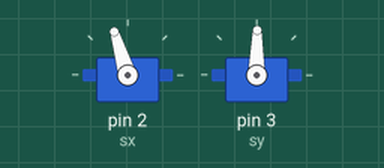
A sketch run on a simulated Arduino Uno, built with avr-gcc and run on an emulated ATmega328P. Shown: 2 × servo.

Above: at 0.15 s.
At 10.05 s:
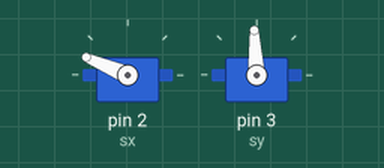
At 19.93 s:
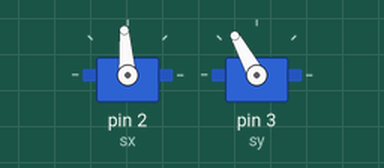
At 39.7 s:
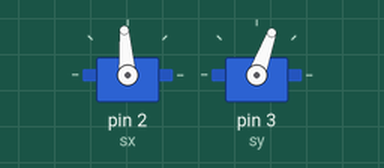
Timing chart, 0 to 40.0 s (numbered marks = the images above):
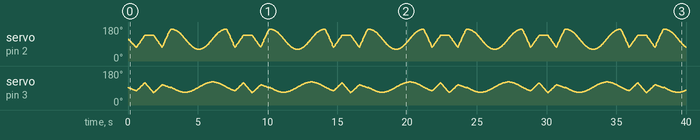

The sketch:

Obiwan.ino
```cpp
#include <Servo.h>

Servo sx;
Servo sy;
double d = 8;
double e = 2;
double cx=0;//current x
double cy=0;//curent y

void setxy(double x, double y)
{
  cx=x;
  cy=y;
  //sx.write(90 + 2*degrees(atan2(x, d)));
  //sy.write(90 - degrees(atan2(y, sqrt(sq(d) + sq(x)))));
  sx.write(90 + 2*degrees(atan2(x, d)+asin(e/sqrt(sq(d)+sq(x)))));
  sy.write(95 - degrees(atan2(y, sqrt(sq(d) + sq(x) - sq(e)))));
}

void getcircular(double r, double angle, double &x, double &y) {
  x = cos(radians(angle)) * r;
  y = sin(radians(angle)) * r;
}

void drawline(double x,double y, int stops){
  double x0=cx;
  double y0=cy;
  for (int i=1; i<=stops; i++){
    double xd= (i*x+(stops-i)*x0)/stops;
    double yd= (i*y+(stops-i)*y0)/stops;
    setxy(xd,yd);
    delay(30);
  }
}

void drawpentagram(double r,double x0, double y0){
  double x = 0;
  double y = 0;
  for (int i = 144; i <= 720; i += 144){
    getcircular(r,i,x,y);
    drawline(x+x0,y+y0,20);
    //Serial.println("hey j'ai fait une ligne");
  }
}
void drawcircle(double r,double x0, double y0){
  double x = 0;
  double y = 0;
  for (int i = 0; i < 360; i += 1){
    getcircular(r,i,x,y);
    setxy(x,y);
    delay(10);
    Serial.println("hey j'ai fait un degré");
  }


}

void setup() {
  sx.attach(2);
  sy.attach(3);
  setxy(0,0);
  //delay(5000);
  //Serial.begin(9600);
}

void loop() {
  drawpentagram(4, 0, .5);
  drawcircle(4, 0, .5);

  //Serial.println("hey j'ai fait un pentagram");


}
```
